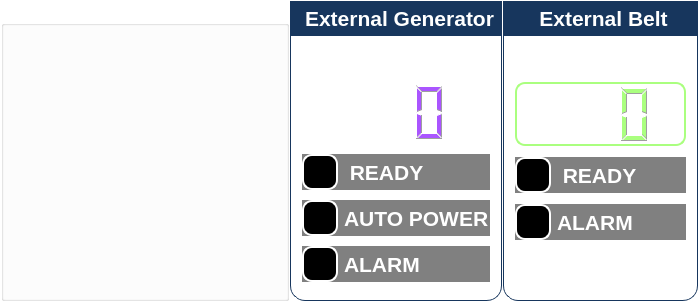
          <widget class="QWidget" name="pageMain_Gen1">
           <property name="styleSheet">
            <string notr="true">background-color: rgba(0, 0, 0, 0%);</string>
           </property>
           <layout class="QHBoxLayout" name="horizontalLayout_4">
            <property name="spacing">
             <number>1</number>
            </property>
            <property name="leftMargin">
             <number>1</number>
            </property>
            <property name="topMargin">
             <number>1</number>
            </property>
            <property name="rightMargin">
             <number>1</number>
            </property>
            <property name="bottomMargin">
             <number>1</number>
            </property>
            <item>
             <widget class="QGroupBox" name="groupBox_Chart1">
              <property name="sizePolicy">
               <sizepolicy hsizetype="Preferred" vsizetype="Preferred">
                <horstretch>0</horstretch>
                <verstretch>0</verstretch>
               </sizepolicy>
              </property>
              <property name="minimumSize">
               <size>
                <width>0</width>
                <height>300</height>
               </size>
              </property>
              <property name="font">
               <font>
                <pointsize>12</pointsize>
                <weight>75</weight>
                <bold>true</bold>
               </font>
              </property>
              <property name="styleSheet">
               <string notr="true">color: rgb(255, 255, 255);
background-color: rgba(255, 255, 255, 0%);</string>
              </property>
              <property name="title">
               <string>External Generator - Power Graph</string>
              </property>
             </widget>
            </item>
            <item>
             <widget class="QGroupBox" name="groupGen1">
              <property name="maximumSize">
               <size>
                <width>256</width>
                <height>16777215</height>
               </size>
              </property>
              <property name="font">
               <font>
                <pointsize>16</pointsize>
                <weight>75</weight>
                <bold>true</bold>
               </font>
              </property>
              <property name="styleSheet">
               <string notr="true">QGroupBox {
    border: 1px solid gray;
    border-color: #FF17365D;
    margin-top: 27px;
    border-bottom-left-radius: 15px;
    border-bottom-right-radius: 15px;
}

QGroupBox::title {
    subcontrol-origin: margin;
    subcontrol-position: top center;
    border-top-left-radius: 15px;
    border-top-right-radius: 15px;
    padding: 5px 30px;
    background-color: #FF17365D;
    color: rgb(255, 255, 255);
}</string>
              </property>
              <property name="title">
               <string>External Generator</string>
              </property>
              <layout class="QVBoxLayout" name="verticalLayout_3">
               <item>
                <widget class="QLabel" name="label_4">
                 <property name="sizePolicy">
                  <sizepolicy hsizetype="Preferred" vsizetype="Fixed">
                   <horstretch>0</horstretch>
                   <verstretch>0</verstretch>
                  </sizepolicy>
                 </property>
                 <property name="font">
                  <font>
                   <pointsize>16</pointsize>
                   <weight>50</weight>
                   <italic>true</italic>
                   <bold>false</bold>
                  </font>
                 </property>
                 <property name="styleSheet">
                  <string notr="true">color: rgb(170, 255, 127);
color: rgb(255, 255, 255);</string>
                 </property>
                 <property name="text">
                  <string>Actual Power [%]:</string>
                 </property>
                </widget>
               </item>
               <item>
                <widget class="QLCDNumber" name="lcdPower1">
                 <property name="sizePolicy">
                  <sizepolicy hsizetype="Minimum" vsizetype="Fixed">
                   <horstretch>0</horstretch>
                   <verstretch>0</verstretch>
                  </sizepolicy>
                 </property>
                 <property name="minimumSize">
                  <size>
                   <width>0</width>
                   <height>64</height>
                  </size>
                 </property>
                 <property name="styleSheet">
                  <string notr="true">color: rgb(170, 85, 255);
border: 2px solid  rgb(255, 255, 255);
border-radius: 10px;
padding: 0 8px;


</string>
                 </property>
                 <property name="smallDecimalPoint">
                  <bool>true</bool>
                 </property>
                 <property name="digitCount">
                  <number>3</number>
                 </property>
                 <property name="intValue" stdset="0">
                  <number>0</number>
                 </property>
                </widget>
               </item>
               <item>
                <widget class="QRadioButton" name="ledGen1_Ready">
                 <property name="enabled">
                  <bool>false</bool>
                 </property>
                 <property name="font">
                  <font>
                   <pointsize>16</pointsize>
                   <weight>75</weight>
                   <bold>true</bold>
                  </font>
                 </property>
                 <property name="styleSheet">
                  <string notr="true">QRadioButton {
    background-color:       gray;
    color:                  		white;
}

QRadioButton::indicator {
    width:                  32px;
    height:                 32px;
    border-radius:          10px;
}

QRadioButton::indicator:checked {
    background-color:       green;
    border:                 2px solid white;
}

QRadioButton::indicator:unchecked {
    background-color:       black;
    border:                 2px solid white;
}</string>
                 </property>
                 <property name="text">
                  <string> READY</string>
                 </property>
                 <property name="checkable">
                  <bool>true</bool>
                 </property>
                 <property name="autoExclusive">
                  <bool>false</bool>
                 </property>
                </widget>
               </item>
               <item>
                <widget class="QRadioButton" name="ledGen1_Automatic">
                 <property name="enabled">
                  <bool>false</bool>
                 </property>
                 <property name="font">
                  <font>
                   <pointsize>16</pointsize>
                   <weight>75</weight>
                   <bold>true</bold>
                  </font>
                 </property>
                 <property name="styleSheet">
                  <string notr="true">QRadioButton {
    background-color:       gray;
    color:                  		white;
}

QRadioButton::indicator {
    width:                  32px;
    height:                 32px;
    border-radius:          10px;
}

QRadioButton::indicator:checked {
    background-color:       green;
    border:                 2px solid white;
}

QRadioButton::indicator:unchecked {
    background-color:       black;
    border:                 2px solid white;
}</string>
                 </property>
                 <property name="text">
                  <string>AUTO POWER</string>
                 </property>
                 <property name="checkable">
                  <bool>true</bool>
                 </property>
                 <property name="autoExclusive">
                  <bool>false</bool>
                 </property>
                </widget>
               </item>
               <item>
                <widget class="QRadioButton" name="ledGen1_Alarm">
                 <property name="enabled">
                  <bool>false</bool>
                 </property>
                 <property name="font">
                  <font>
                   <pointsize>16</pointsize>
                   <weight>75</weight>
                   <bold>true</bold>
                  </font>
                 </property>
                 <property name="styleSheet">
                  <string notr="true">QRadioButton {
    background-color:       gray;
    color:                  		white;
}

QRadioButton::indicator {
    width:                  32px;
    height:                 32px;
    border-radius:          10px;
}

QRadioButton::indicator:checked {
    background-color:       red;
    border:                 2px solid white;
}

QRadioButton::indicator:unchecked {
    background-color:       black;
    border:                 2px solid white;
}</string>
                 </property>
                 <property name="text">
                  <string>ALARM</string>
                 </property>
                 <property name="autoExclusive">
                  <bool>false</bool>
                 </property>
                </widget>
               </item>
              </layout>
             </widget>
            </item>
            <item>
             <widget class="QGroupBox" name="groupStrip1">
              <property name="maximumSize">
               <size>
                <width>256</width>
                <height>16777215</height>
               </size>
              </property>
              <property name="font">
               <font>
                <pointsize>16</pointsize>
                <weight>75</weight>
                <bold>true</bold>
               </font>
              </property>
              <property name="styleSheet">
               <string notr="true">QGroupBox {
    border: 1px solid gray;
    border-color: #FF17365D;
    margin-top: 27px;
    border-bottom-left-radius: 15px;
    border-bottom-right-radius: 15px;
}

QGroupBox::title {
    subcontrol-origin: margin;
    subcontrol-position: top center;
    border-top-left-radius: 15px;
    border-top-right-radius: 15px;
    padding: 5px 50px;
    background-color: #FF17365D;
    color: rgb(255, 255, 255);
}</string>
              </property>
              <property name="title">
               <string>External Belt</string>
              </property>
              <layout class="QGridLayout" name="gridLayout_4">
               <item row="0" column="0" colspan="2">
                <widget class="QLabel" name="label_6">
                 <property name="sizePolicy">
                  <sizepolicy hsizetype="Preferred" vsizetype="Fixed">
                   <horstretch>0</horstretch>
                   <verstretch>0</verstretch>
                  </sizepolicy>
                 </property>
                 <property name="font">
                  <font>
                   <pointsize>16</pointsize>
                   <weight>50</weight>
                   <italic>true</italic>
                   <bold>false</bold>
                  </font>
                 </property>
                 <property name="styleSheet">
                  <string notr="true">color: rgb(170, 255, 127);
color: rgb(255, 255, 255);</string>
                 </property>
                 <property name="text">
                  <string>Actual Torque [%]:</string>
                 </property>
                </widget>
               </item>
               <item row="1" column="0" colspan="2">
                <widget class="QLCDNumber" name="lcdTorque1">
                 <property name="sizePolicy">
                  <sizepolicy hsizetype="Minimum" vsizetype="Fixed">
                   <horstretch>0</horstretch>
                   <verstretch>0</verstretch>
                  </sizepolicy>
                 </property>
                 <property name="minimumSize">
                  <size>
                   <width>0</width>
                   <height>64</height>
                  </size>
                 </property>
                 <property name="styleSheet">
                  <string notr="true">color: rgb(170, 255, 127);
border: 2px solid rgb(170, 255, 127);
border-radius: 10px;
padding: 0 8px;


</string>
                 </property>
                 <property name="smallDecimalPoint">
                  <bool>true</bool>
                 </property>
                 <property name="digitCount">
                  <number>3</number>
                 </property>
                 <property name="intValue" stdset="0">
                  <number>0</number>
                 </property>
                </widget>
               </item>
               <item row="2" column="0" colspan="2">
                <widget class="QRadioButton" name="ledStrip1_Ready">
                 <property name="enabled">
                  <bool>false</bool>
                 </property>
                 <property name="font">
                  <font>
                   <pointsize>16</pointsize>
                   <weight>75</weight>
                   <bold>true</bold>
                  </font>
                 </property>
                 <property name="styleSheet">
                  <string notr="true">QRadioButton {
    background-color:       gray;
    color:                  		white;
}

QRadioButton::indicator {
    width:                  32px;
    height:                 32px;
    border-radius:          10px;
}

QRadioButton::indicator:checked {
    background-color:       green;
    border:                 2px solid white;
}

QRadioButton::indicator:unchecked {
    background-color:       black;
    border:                 2px solid white;
}</string>
                 </property>
                 <property name="text">
                  <string> READY</string>
                 </property>
                 <property name="autoExclusive">
                  <bool>false</bool>
                 </property>
                </widget>
               </item>
               <item row="3" column="0" colspan="2">
                <widget class="QRadioButton" name="ledStrip1_Alarm">
                 <property name="enabled">
                  <bool>false</bool>
                 </property>
                 <property name="font">
                  <font>
                   <pointsize>16</pointsize>
                   <weight>75</weight>
                   <bold>true</bold>
                  </font>
                 </property>
                 <property name="styleSheet">
                  <string notr="true">QRadioButton {
    background-color:       gray;
    color:                  		white;
}

QRadioButton::indicator {
    width:                  32px;
    height:                 32px;
    border-radius:          10px;
}

QRadioButton::indicator:checked {
    background-color:       red;
    border:                 2px solid white;
}

QRadioButton::indicator:unchecked {
    background-color:       black;
    border:                 2px solid white;
}</string>
                 </property>
                 <property name="text">
                  <string>ALARM</string>
                 </property>
                 <property name="autoExclusive">
                  <bool>false</bool>
                 </property>
                </widget>
               </item>
               <item row="4" column="0">
                <widget class="QLabel" name="label_19">
                 <property name="sizePolicy">
                  <sizepolicy hsizetype="Preferred" vsizetype="Fixed">
                   <horstretch>0</horstretch>
                   <verstretch>0</verstretch>
                  </sizepolicy>
                 </property>
                 <property name="maximumSize">
                  <size>
                   <width>16777215</width>
                   <height>32</height>
                  </size>
                 </property>
                 <property name="font">
                  <font>
                   <pointsize>16</pointsize>
                  </font>
                 </property>
                 <property name="styleSheet">
                  <string notr="true">background-color: rgba(255, 255, 255, 0%);
color: white;</string>
                 </property>
                 <property name="text">
                  <string>Error N:</string>
                 </property>
                 <property name="alignment">
                  <set>Qt::AlignRight|Qt::AlignTrailing|Qt::AlignVCenter</set>
                 </property>
                </widget>
               </item>
               <item row="4" column="1">
                <widget class="QLabel" name="lblError_ExtRoll">
                 <property name="sizePolicy">
                  <sizepolicy hsizetype="Preferred" vsizetype="Fixed">
                   <horstretch>0</horstretch>
                   <verstretch>0</verstretch>
                  </sizepolicy>
                 </property>
                 <property name="maximumSize">
                  <size>
                   <width>16777215</width>
                   <height>32</height>
                  </size>
                 </property>
                 <property name="font">
                  <font>
                   <pointsize>16</pointsize>
                  </font>
                 </property>
                 <property name="styleSheet">
                  <string notr="true">background-color: rgba(255, 255, 255, 0%);
color: white;</string>
                 </property>
                 <property name="text">
                  <string>0</string>
                 </property>
                </widget>
               </item>
              </layout>
             </widget>
            </item>
           </layout>
          </widget>
